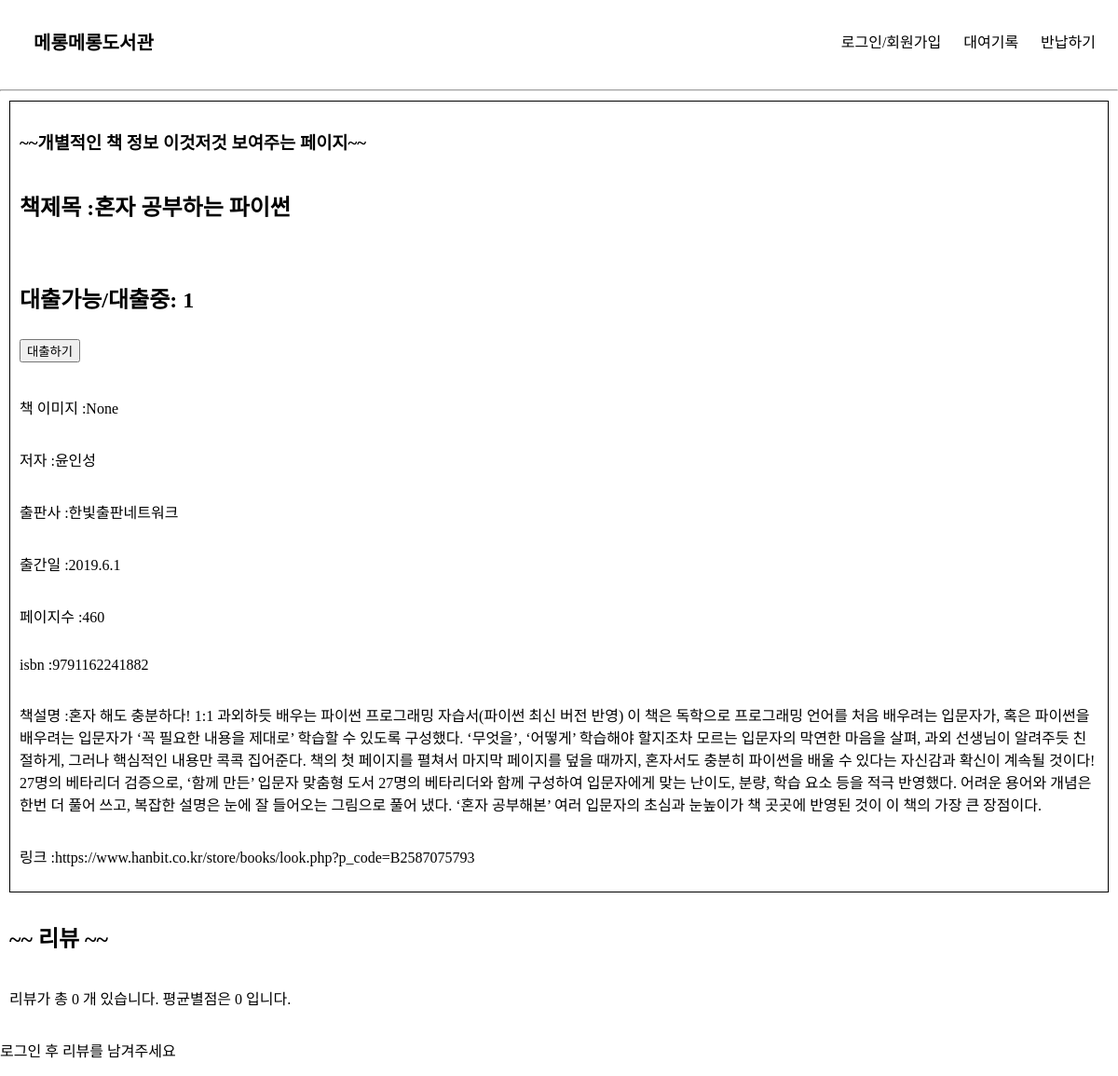
The page /book_info/27 on the database as committed earlier.
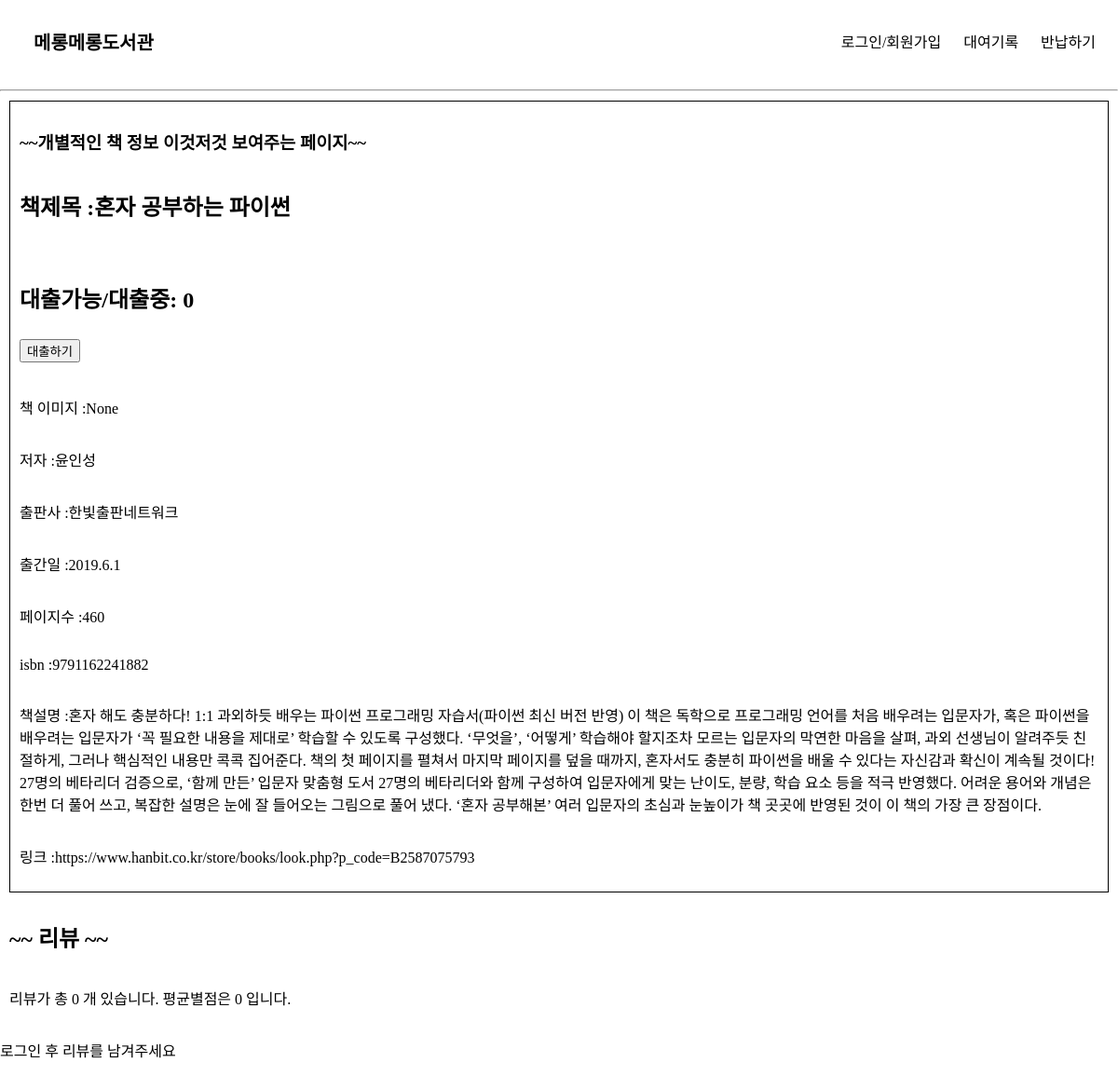
The same page on the database as committed later.
### elicelibrary/models.py (models this page shows, shortened)
class Book(db.Model):
    __tablename__     = 'Book'
    id                = db.Column(db.Integer, primary_key=True, nullable=False, autoincrement=True, unique=True)
    title             = db.Column(db.String(45), nullable=False)
    author            = db.Column(db.String(45))
    publisher         = db.Column(db.String(45))
    publication_date  = db.Column(db.String(45))
    pages             = db.Column(db.Integer)
    isbn              = db.Column(db.String(45))
    registered_date   = db.Column(db.DateTime, default=datetime.utcnow)
    description       = db.Column(db.Text())    # 길이를 정할 수 없는 문자열은 Text를 쓰면 됨
    book_link         = db.Column(db.String(255))
    book_status       = db.Column(db.String(45))   # "1" :대출가능, "0" : 대출중 , "999" : 폐기    -> 선택형 변수에 적합한 데이터타입이 있을까?
    book_img          = db.Column(db.String(45))    # 책 표지만 바뀐 경우, 또는 책이 다르지만 같은 표지를 쓰는 경우가 있기 때문에 이미지 스토리지에서 같은 이미지의 반복을 막기 위해 별도의 책 이미지 식별 용 변수를 넣음

### elicelibrary/views/book_api.py (the view)
@book.route('/book_info/<int:book_id>', methods=["GET"])
def book_detail(book_id):
    book_info = Book.query.filter(Book.id == book_id).first()
    book_review = Review.query.filter(Review.isbn == book_info.isbn).all()
    rating_sum, rating_avg = 0, 0
    if book_review :
        for review in book_review:
            rating_sum += review.rating
        rating_avg = rating_sum / len(book_review)
    return render_template("book_detail.html", book = book_info, review_list = book_review, rating_avg = rating_avg, review_cnt = len(book_review))

### elicelibrary/templates/book_detail.html (shortened to what this page needs)
{% extends 'base.html' %}
{% block content %}
<div class="book-detail-info-container">
<h3>~~개별적인 책 정보 이것저것 보여주는 페이지~~</h3>
<h2> 책제목 :{{ book.title }}</h2>
<h2>
    <p>    대출가능/대출중: {{ book.book_status }}   </p>
    <input class='checkout-btn' type="button" value="대출하기">
</h2>
<p> 책 이미지 :{{ book.book_img }}</p>
<p> 저자 :{{ book.author }}</p>
<p> 출판사 :{{ book.publisher }}</p>
<p> 출간일 :{{ book.publication_date }}</p>
<p> 페이지수 :{{ book.pages }}</p>
<p> isbn :{{ book.isbn }}</p>
<p> 책설명 :{{ book.description }}</p>
<p> 링크 :{{ book.book_link }}</p>
</div>
<div class="review-container">
    <h2>~~ 리뷰 ~~</h2>
    <p>리뷰가 총 {{ review_cnt }} 개 있습니다. 평균별점은 {{ rating_avg }} 입니다. </p>
</div>
{% if session['login_id'] %}
<h3>리뷰 작성</h3>
<form action="{{ url_for('book.write_review', book_id=book.id) }}" method="post">
    <select name="star">
        <option value="1">1점</option>
        <option value="2">2점</option>
        <option value="3">3점</option>
        <option value="4">4점</option>
        <option value="5">5점</option>
    </select>
    <div class="form-group">
        <label for="review">리뷰</label>
        <input class="form-control" name="review" id="review" placeholder="리뷰를 작성해주세요."></input>
    </div>
    <input class="btn btn-primary" type="submit" value="리뷰 올리기">
</form>
{% else %}
<p>로그인 후 리뷰를 남겨주세요</p>
{% endif %}
{% endblock %}

### elicelibrary/templates/base.html (shortened to what this page needs)
<!DOCTYPE html>
<html lang="en">
<head>
    <link rel="stylesheet" href="{{ url_for('static', filename='style.css') }}" />
</head>
<body>
    <header>
        <nav class="navbar">
            <a class="header-main-name" href="/">메롱메롱도서관</a>
            <ul class="navbar-menu">
                {% block nav_link %}
                {% if session['login_id'] %}
                <li><a class="nav-link" href="/logout">로그아웃</a></li>
                <li><a class="nav-link" href="/checkout_records">대여기록</a></li>
                <li><a class="nav-link" href="/return">반납하기</a></li>
                {% else %}
                <li><a class="nav-link" href="/login">로그인/회원가입</a></li>
                <li><a class="nav-link" href="/checkout_records">대여기록</a></li>
                <li><a class="nav-link" href="/return">반납하기</a></li>
                {% endif %}
                {% endblock %}
            </ul>
        </nav>
    </header>
    <hr>
    {% block content %}
    {% endblock %}
</body>
</html>

### elicelibrary/static/style.css (style rules this page uses)
:root { --text-color: black; --background-color: white; --accent-color: grey; }
body { margin: 0; }
a { text-decoration: none; color: var(--text-color); }
.navbar { display: flex; justify-content: space-between; align-items: center; background-color: var(--background-color); padding: 8px 12px; }
.header-main-name { font-family: "Source Sans Pro", sans-serif; font-weight: bold; font-size: 20px; padding-left: 24px; }
.navbar-menu { display: flex; list-style: none; padding-left: 0; }
.navbar-menu li { padding: 8px 12px; }
.review-container { margin: 10px 10px 10px 10px; display: flex; flex-wrap: wrap; flex-direction: column; }
.book-detail-info-container { margin: 10px 10px 10px 10px; padding: 10px; display: flex; flex-wrap: wrap; flex-direction: column; border: 1px solid black; }

Rows that differ between the two databases and show on the page:
changed Book "혼자 공부하는 파이썬": book_status "1" → "0"
